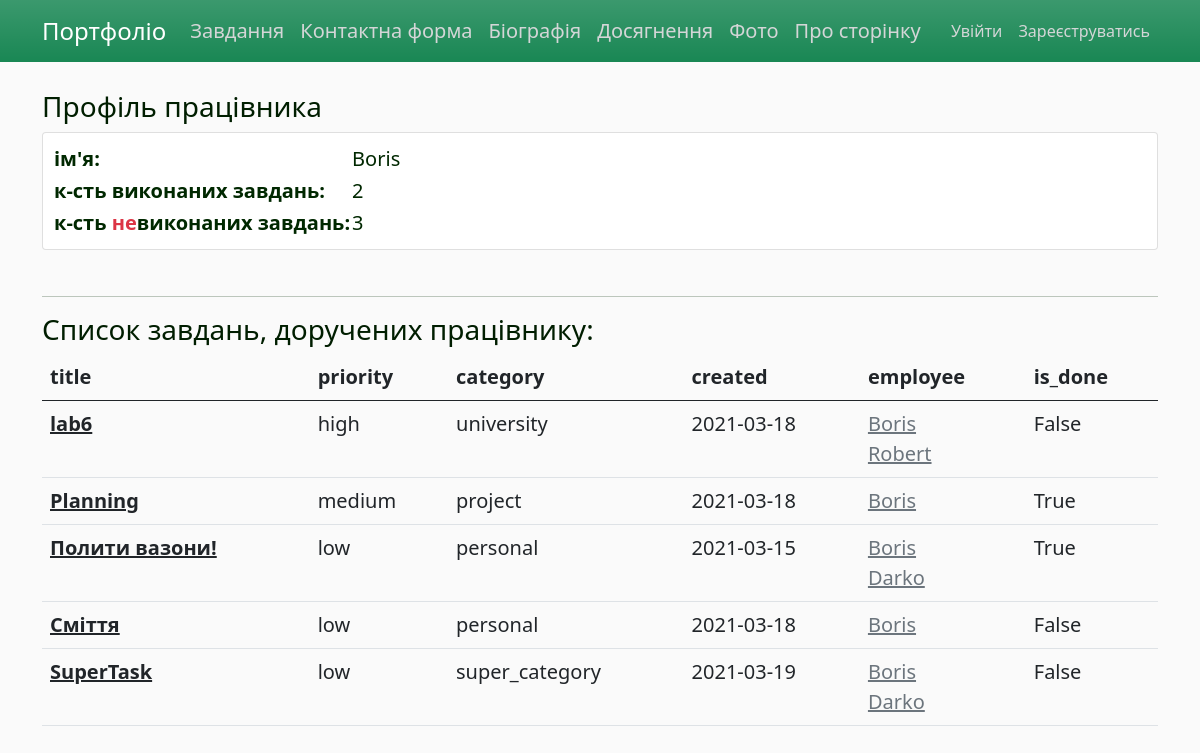
Page /employee/1 on the earlier database version.
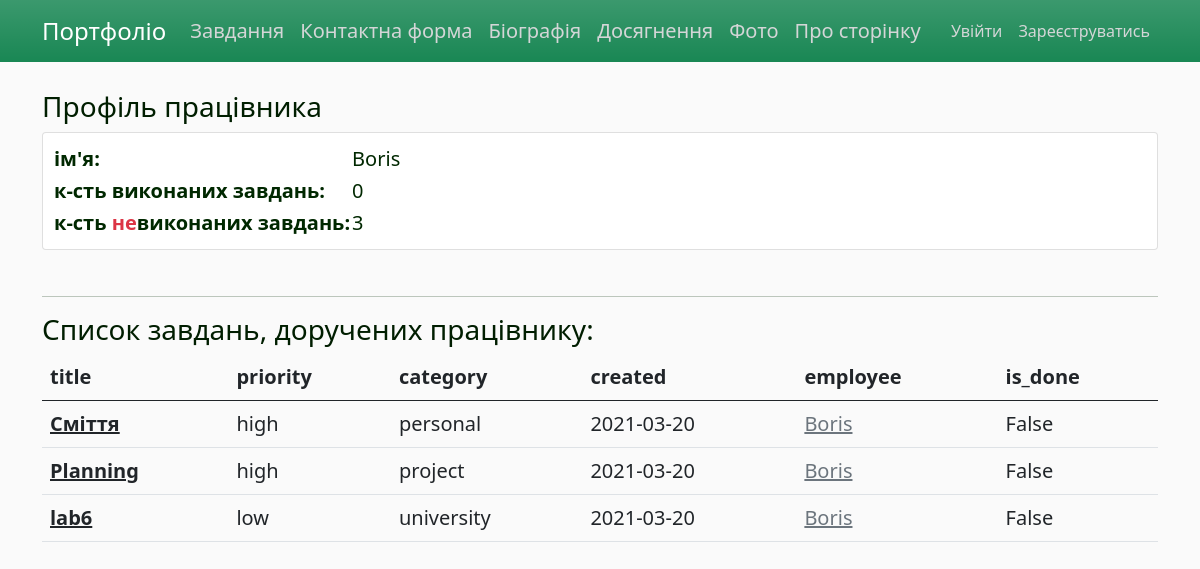
Same page on the later database version.
### app/models.py (models this page shows, shortened)
class Employee(db.Model):  # many to many з Tasks
    id = db.Column(db.Integer, primary_key=True)
    name = db.Column(db.String(25), nullable=False, unique=True)
    count_of_compltd_task = db.Column(db.Integer, nullable=False, default=0)
    tasks_todo = db.relationship('Task', secondary=many_to_many, backref=db.backref('for_empl'))

class Task(db.Model):
    id = db.Column(db.Integer, primary_key=True)
    title = db.Column(db.String(80), nullable=False)
    description = db.Column(db.Text, nullable=False)
    created = db.Column(db.DateTime, default=datetime.utcnow)
    priority = db.Column(db.Enum(EnumPriority), default='low')
    is_done = db.Column(db.Boolean, default=False)
    category_id = db.Column(db.Integer(), db.ForeignKey('category.id'))

class Category(db.Model):
    id = db.Column(db.Integer, primary_key=True)
    name = db.Column(db.String(255), nullable=False, unique=True)
    tasks = db.relationship('Task', backref='categor', lazy='dynamic')

### app/views.py (the view)
@app.route("/employee/<int:id>")
def employee_profile(id):
    employee = Employee.query.get(id)
    all_tasks = Task.query.filter(Task.for_empl.contains(employee)).order_by(
        case(value=Task.priority, whens={'low': 0, 'medium': 1, 'high': 2}).desc(), Task.created)
    counter = 0
    for t in all_tasks:
        if t.is_done:
            counter += 1
    try:
        employee.count_of_compltd_task = counter
        db.session.commit()
    except:
        pass
    return render_template('employee_profile.html', title='Профіль працівника', employee=employee, all_tasks=all_tasks,
                           tasks_count=all_tasks.count())

### app/templates/employee_profile.html
{% extends "layout.html" %}
{% block content %}
<h3> Профіль працівника </h3>
  <table class="card">
    <tr>
        <td><b>ім'я:</b></td>
      <td>{{ employee.name }}</td>
    </tr>
    <tr>
      <td><b>к-сть виконаних завдань:</b></td>
      <td>{{ employee.count_of_compltd_task }}</td>
    </tr>
    <tr>
      <td><b>к-сть <span class="text-danger">не</span>виконаних завдань:</b></td>
      <td>{{ tasks_count - employee.count_of_compltd_task }}</td>
    </tr>
  </table>
  <br><hr>
  <h3> Список завдань, доручених працівнику: </h3>
    <table class="table table-hover">
      <thead>
        <tr>
          <th scope="col">title</th>
          <th scope="col">priority</th>
            <th scope="col">category</th>
          <th scope="col">created</th>
            <th scope="col">employee</th>
            <th scope="col">is_done</th>
        </tr>
      </thead>
      <tbody>
        {% for task in all_tasks %}
            <tr>
              <th><a href="{{url_for('task_detail', id=task.id)}}" class="link-dark"> {{ task.title }}</a></th>
              <td>{{ task.priority.name }}</td>
                <td>{{ task.categor.name }}</td>
              <td>{{ task.created.strftime('%Y-%m-%d') | safe}}</td>
                <td>
                    {% for t in task.for_empl %}
                        <a href="{{url_for('employee_profile', id=t.id)}}" class="link-secondary"> {{ t.name }}</a><br>
                    {% endfor %}
                </td>
                <td>{{ task.is_done }}</td>
            </tr>
        {% endfor %}
      </tbody>
    </table>
{% endblock content %}

Differences in the rows shown:
removed Employee: name "Robert", shown under Task "lab6"
removed Task: title "Полити вазони!", priority.name "low", categor.name "personal", created "2021-03-15", is_done "True", Employee (name "Boris")
removed Employee: name "Darko"
removed Task: title "SuperTask", priority.name "low", categor.name "super_category", created "2021-03-19", is_done "False", Employee (name "Boris")
changed Employee "Boris": count_of_compltd_task "2" → "0"
changed Task "Сміття": priority.name "low" → "high"; created "2021-03-18" → "2021-03-20"; moves up the list
changed Task "Planning": priority.name "medium" → "high"; created "2021-03-18" → "2021-03-20"; is_done "True" → "False"; moves down the list
changed Task "lab6": priority.name "high" → "low"; created "2021-03-18" → "2021-03-20"
